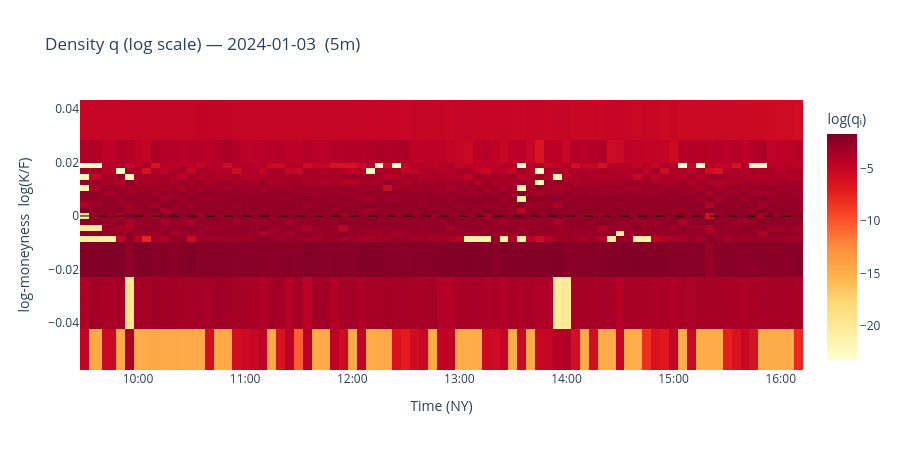

Notebook code cell kept with this figure:
### Code cell
# ── Risk-neutral density q heatmap ───────────────────────────────────────
import datetime as _dt
from zoneinfo import ZoneInfo

import plotly.graph_objects as go

_ny = ZoneInfo("America/New_York")

if not good:
    fig = go.Figure()
    fig.update_layout(title="Density q — no data")
else:
    n = len(good)
    mat = np.full((len(anchor_lk), n), np.nan)
    ts_nums = np.empty(n)
    for j, r in enumerate(good):
        mat[:, j] = r["densities"][0]
        ts_nums[j] = _ts_num(r)

    x_dt = [_dt.datetime.fromtimestamp(t, tz=_ny) for t in ts_nums]
    log_mat = np.log(np.where(mat > 0, mat, np.nan))

    fig = go.Figure(
        go.Heatmap(
            x=x_dt,
            y=anchor_lk,
            z=log_mat,
            colorscale="YlOrRd",
            colorbar=dict(title="log(qᵢ)"),
        )
    )

    fig.add_hline(y=0, line=dict(color="black", width=1, dash="dash"))

    fig.update_layout(
        title=f"Density q (log scale) — {TRADE_DATE}  ({BATCH_FREQ})",
        xaxis=dict(title="Time (NY)", tickformat="%H:%M"),
        yaxis=dict(title="log-moneyness  log(K/F)"),
        width=900,
        height=450,
    )

fig

### Figure 1 — Plotly figure (JSON) as saved in the notebook; plotly's stock layout.template omitted (floating-point values rounded to 4 significant figures; data arrays with more than 128 entries replaced by an {"elided": "..."} marker saying what was removed)
{"data": [{"colorbar": {"title": {"text": "log(qᵢ)"}}, "colorscale": [[0, "rgb(255,255,204)"], [0.125, "rgb(255,237,160)"], [0.25, "rgb(254,217,118)"], [0.375, "rgb(254,178,76)"], [0.5, "rgb(253,141,60)"], [0.625, "rgb(252,78,42)"], [0.75, "rgb(227,26,28)"], [0.875, "rgb(189,0,38)"], [1, "rgb(128,0,38)"]], "type": "heatmap", "x": ["2024-01-03T09:30:00-05:00", "2024-01-03T09:35:00-05:00", "2024-01-03T09:45:00-05:00", "2024-01-03T09:50:00-05:00", "2024-01-03T09:55:00-05:00", "2024-01-03T10:00:00-05:00", "2024-01-03T10:05:00-05:00", "2024-01-03T10:10:00-05:00", "2024-01-03T10:15:00-05:00", "2024-01-03T10:20:00-05:00", "2024-01-03T10:25:00-05:00", "2024-01-03T10:30:00-05:00", "2024-01-03T10:35:00-05:00", "2024-01-03T10:40:00-05:00", "2024-01-03T10:45:00-05:00", "2024-01-03T10:50:00-05:00", "2024-01-03T10:55:00-05:00", "2024-01-03T11:00:00-05:00", "2024-01-03T11:05:00-05:00", "2024-01-03T11:10:00-05:00", "2024-01-03T11:15:00-05:00", "2024-01-03T11:20:00-05:00", "2024-01-03T11:25:00-05:00", "2024-01-03T11:30:00-05:00", "2024-01-03T11:35:00-05:00", "2024-01-03T11:40:00-05:00", "2024-01-03T11:45:00-05:00", "2024-01-03T11:50:00-05:00", "2024-01-03T11:55:00-05:00", "2024-01-03T12:00:00-05:00", "2024-01-03T12:05:00-05:00", "2024-01-03T12:10:00-05:00", "2024-01-03T12:15:00-05:00", "2024-01-03T12:20:00-05:00", "2024-01-03T12:25:00-05:00", "2024-01-03T12:30:00-05:00", "2024-01-03T12:35:00-05:00", "2024-01-03T12:40:00-05:00", "2024-01-03T12:45:00-05:00", "2024-01-03T12:50:00-05:00", "2024-01-03T12:55:00-05:00", "2024-01-03T13:00:00-05:00", "2024-01-03T13:05:00-05:00", "2024-01-03T13:10:00-05:00", "2024-01-03T13:15:00-05:00", "2024-01-03T13:20:00-05:00", "2024-01-03T13:25:00-05:00", "2024-01-03T13:30:00-05:00", "2024-01-03T13:35:00-05:00", "2024-01-03T13:40:00-05:00", "2024-01-03T13:45:00-05:00", "2024-01-03T13:50:00-05:00", "2024-01-03T13:55:00-05:00", "2024-01-03T14:00:00-05:00", "2024-01-03T14:05:00-05:00", "2024-01-03T14:10:00-05:00", "2024-01-03T14:15:00-05:00", "2024-01-03T14:20:00-05:00", "2024-01-03T14:25:00-05:00", "2024-01-03T14:30:00-05:00", "2024-01-03T14:35:00-05:00", "2024-01-03T14:40:00-05:00", "2024-01-03T14:45:00-05:00", "2024-01-03T14:50:00-05:00", "2024-01-03T14:55:00-05:00", "2024-01-03T15:00:00-05:00", "2024-01-03T15:05:00-05:00", "2024-01-03T15:10:00-05:00", "2024-01-03T15:15:00-05:00", "2024-01-03T15:20:00-05:00", "2024-01-03T15:25:00-05:00", "2024-01-03T15:30:00-05:00", "2024-01-03T15:35:00-05:00", "2024-01-03T15:40:00-05:00", "2024-01-03T15:45:00-05:00", "2024-01-03T15:50:00-05:00", "2024-01-03T15:55:00-05:00", "2024-01-03T16:00:00-05:00", "2024-01-03T16:05:00-05:00", "2024-01-03T16:10:00-05:00"], "y": [-0.04988, -0.03477, -0.01083, -0.008681, -0.006537, -0.004398, -0.002264, -0.0001338, 0.001992, 0.004113, 0.006229, 0.008341, 0.01045, 0.01255, 0.01465, 0.01674, 0.01883, 0.02092, 0.03581], "z": {"elided": "19x80 float values"}}], "layout": {"height": 450, "shapes": [{"line": {"color": "black", "dash": "dash", "width": 1}, "type": "line", "x0": 0, "x1": 1, "xref": "x domain", "y0": 0, "y1": 0, "yref": "y"}], "title": {"text": "Density q (log scale) — 2024-01-03  (5m)"}, "width": 900, "xaxis": {"tickformat": "%H:%M", "title": {"text": "Time (NY)"}}, "yaxis": {"title": {"text": "log-moneyness  log(K/F)"}}}}
